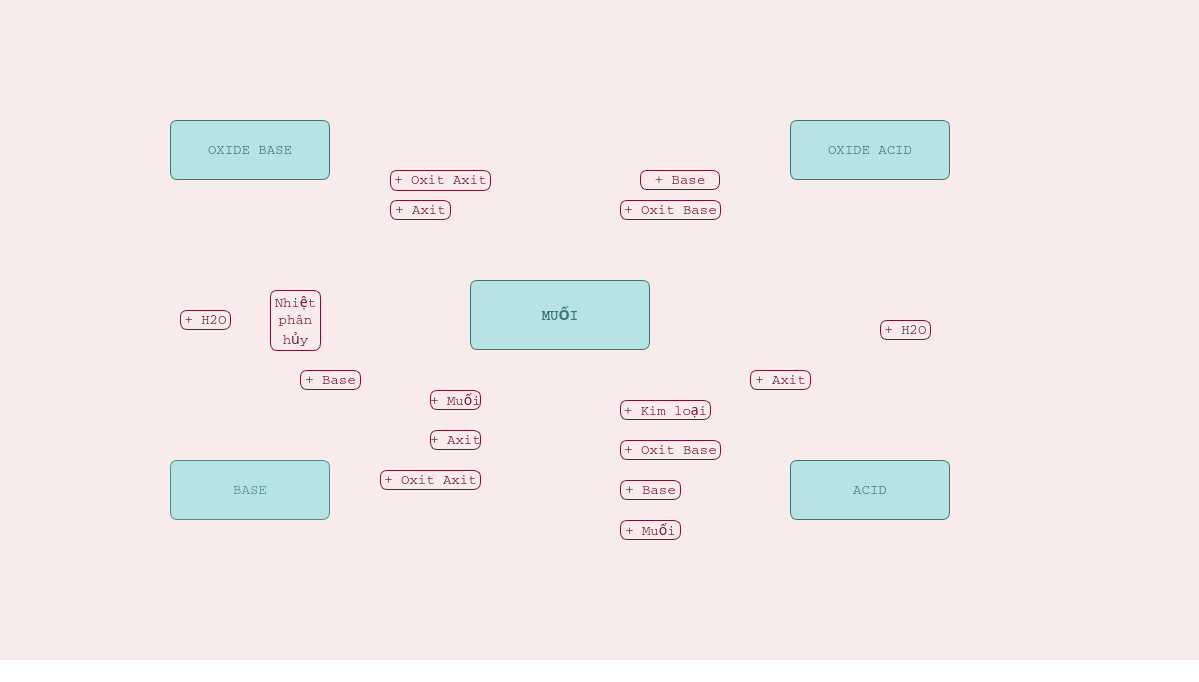
<?xml version="1.0" encoding="UTF-8"?>
<ui version="4.0">
 <class>MindMapWindow</class>
 <widget class="QMainWindow" name="MindMapWindow">
  <property name="geometry">
   <rect>
    <x>0</x>
    <y>0</y>
    <width>1199</width>
    <height>682</height>
   </rect>
  </property>
  <property name="windowTitle">
   <string>Mind Map</string>
  </property>
  <property name="styleSheet">
   <string notr="true">font-family: Courier, sans-serif;
font-size: 14px;
background-color:transparent</string>
  </property>
  <widget class="QWidget" name="centralwidget">
   <property name="styleSheet">
    <string notr="true">background-color: #f7ebeb;</string>
   </property>
   <widget class="QLabel" name="lblOxideBase">
    <property name="geometry">
     <rect>
      <x>170</x>
      <y>120</y>
      <width>160</width>
      <height>60</height>
     </rect>
    </property>
    <property name="styleSheet">
     <string notr="true">background-color: #b7e3e2; border-radius:8px; font: bold 14pt &quot;Montserrat&quot;;color:#3d7574;border: 1px solid #3d7574;
border-radius: 7px;</string>
    </property>
    <property name="text">
     <string>OXIDE BASE</string>
    </property>
    <property name="alignment">
     <set>Qt::AlignCenter</set>
    </property>
   </widget>
   <widget class="QLabel" name="lblOxideAcid">
    <property name="geometry">
     <rect>
      <x>790</x>
      <y>120</y>
      <width>160</width>
      <height>60</height>
     </rect>
    </property>
    <property name="styleSheet">
     <string notr="true">background-color: #b7e3e2; border-radius:8px; font: bold 14pt &quot;Montserrat&quot;;color:#3d7574;border: 1px solid #3d7574;
border-radius: 7px;</string>
    </property>
    <property name="text">
     <string>OXIDE ACID</string>
    </property>
    <property name="alignment">
     <set>Qt::AlignCenter</set>
    </property>
   </widget>
   <widget class="QLabel" name="lblBase">
    <property name="geometry">
     <rect>
      <x>170</x>
      <y>460</y>
      <width>160</width>
      <height>60</height>
     </rect>
    </property>
    <property name="styleSheet">
     <string notr="true">background-color: #b7e3e2; border-radius:8px; font: bold 14pt &quot;Montserrat&quot;;color:#4c8c8b;border: 1px solid #4c8c8b;
border-radius: 7px;</string>
    </property>
    <property name="text">
     <string>BASE</string>
    </property>
    <property name="alignment">
     <set>Qt::AlignCenter</set>
    </property>
   </widget>
   <widget class="QLabel" name="lblAcid">
    <property name="geometry">
     <rect>
      <x>790</x>
      <y>460</y>
      <width>160</width>
      <height>60</height>
     </rect>
    </property>
    <property name="styleSheet">
     <string notr="true">background-color: #b7e3e2; border-radius:8px; font: bold 14pt &quot;Montserrat&quot;;color:#3d7574;border: 1px solid #3d7574;
border-radius: 7px;</string>
    </property>
    <property name="text">
     <string>ACID</string>
    </property>
    <property name="alignment">
     <set>Qt::AlignCenter</set>
    </property>
   </widget>
   <widget class="QLabel" name="lblMuoi">
    <property name="geometry">
     <rect>
      <x>470</x>
      <y>280</y>
      <width>180</width>
      <height>70</height>
     </rect>
    </property>
    <property name="font">
     <font>
      <family>Montserrat</family>
      <pointsize>14</pointsize>
      <weight>75</weight>
      <italic>false</italic>
      <bold>true</bold>
     </font>
    </property>
    <property name="styleSheet">
     <string notr="true">background-color: #b7e3e2; border-radius:8px; font: bold 14pt &quot;Montserrat&quot;;color:#3d7574;border: 1px solid #3d7574;
border-radius: 7px;</string>
    </property>
    <property name="text">
     <string>MUỐI</string>
    </property>
    <property name="alignment">
     <set>Qt::AlignCenter</set>
    </property>
   </widget>
   <widget class="QLabel" name="arrow_top_left_to_center">
    <property name="geometry">
     <rect>
      <x>320</x>
      <y>190</y>
      <width>151</width>
      <height>91</height>
     </rect>
    </property>
    <property name="styleSheet">
     <string notr="true">background-color:transparent</string>
    </property>
    <property name="pixmap">
     <pixmap>arrow3.png</pixmap>
    </property>
    <property name="scaledContents">
     <bool>true</bool>
    </property>
   </widget>
   <widget class="QLabel" name="arrow_top_right_to_center">
    <property name="geometry">
     <rect>
      <x>650</x>
      <y>190</y>
      <width>141</width>
      <height>91</height>
     </rect>
    </property>
    <property name="styleSheet">
     <string notr="true">background-color:transparent</string>
    </property>
    <property name="pixmap">
     <pixmap>arrow2.png</pixmap>
    </property>
    <property name="scaledContents">
     <bool>true</bool>
    </property>
   </widget>
   <widget class="QLabel" name="arrow_bottom_left_to_center">
    <property name="geometry">
     <rect>
      <x>320</x>
      <y>340</y>
      <width>151</width>
      <height>91</height>
     </rect>
    </property>
    <property name="styleSheet">
     <string notr="true">background-color:transparent</string>
    </property>
    <property name="pixmap">
     <pixmap>arrow4.png</pixmap>
    </property>
    <property name="scaledContents">
     <bool>true</bool>
    </property>
   </widget>
   <widget class="QLabel" name="arrow_bottom_right_to_center">
    <property name="geometry">
     <rect>
      <x>650</x>
      <y>360</y>
      <width>161</width>
      <height>91</height>
     </rect>
    </property>
    <property name="styleSheet">
     <string notr="true">background-color:transparent</string>
    </property>
    <property name="pixmap">
     <pixmap>arrow1.png</pixmap>
    </property>
    <property name="scaledContents">
     <bool>true</bool>
    </property>
   </widget>
   <widget class="QLabel" name="lblPlusAcidTL">
    <property name="geometry">
     <rect>
      <x>390</x>
      <y>200</y>
      <width>61</width>
      <height>20</height>
     </rect>
    </property>
    <property name="styleSheet">
     <string notr="true">background-color:#f7ebeb;
color:#751330;
border: 1px solid #751330;
border-radius: 7px;</string>
    </property>
    <property name="text">
     <string>+ Axit</string>
    </property>
    <property name="alignment">
     <set>Qt::AlignCenter</set>
    </property>
   </widget>
   <widget class="QLabel" name="lblPlusBaseTR">
    <property name="geometry">
     <rect>
      <x>640</x>
      <y>170</y>
      <width>80</width>
      <height>20</height>
     </rect>
    </property>
    <property name="styleSheet">
     <string notr="true">background-color:#f7ebeb;
color:#751330;
border: 1px solid #751330;
border-radius: 7px;</string>
    </property>
    <property name="text">
     <string>+ Base</string>
    </property>
    <property name="alignment">
     <set>Qt::AlignCenter</set>
    </property>
   </widget>
   <widget class="QLabel" name="lblPlusBaseBL">
    <property name="geometry">
     <rect>
      <x>430</x>
      <y>390</y>
      <width>51</width>
      <height>20</height>
     </rect>
    </property>
    <property name="styleSheet">
     <string notr="true">background-color:#f7ebeb;
color:#751330;
border: 1px solid #751330;
border-radius: 7px;</string>
    </property>
    <property name="text">
     <string>+ Muối</string>
    </property>
    <property name="alignment">
     <set>Qt::AlignCenter</set>
    </property>
   </widget>
   <widget class="QLabel" name="lblPlusKimloai">
    <property name="geometry">
     <rect>
      <x>620</x>
      <y>400</y>
      <width>91</width>
      <height>20</height>
     </rect>
    </property>
    <property name="styleSheet">
     <string notr="true">background-color:#f7ebeb;
color:#751330;
border: 1px solid #751330;
border-radius: 7px;</string>
    </property>
    <property name="text">
     <string>+ Kim loại</string>
    </property>
    <property name="alignment">
     <set>Qt::AlignCenter</set>
    </property>
   </widget>
   <widget class="QLabel" name="lblPlusAcidTL_2">
    <property name="geometry">
     <rect>
      <x>390</x>
      <y>170</y>
      <width>101</width>
      <height>21</height>
     </rect>
    </property>
    <property name="font">
     <font>
      <family>Courier,sans-serif</family>
      <pointsize>-1</pointsize>
     </font>
    </property>
    <property name="styleSheet">
     <string notr="true">background-color:#f7ebeb;
color:#751330;
border: 1px solid #751330;
border-radius: 7px;</string>
    </property>
    <property name="text">
     <string>+ Oxit Axit</string>
    </property>
    <property name="alignment">
     <set>Qt::AlignCenter</set>
    </property>
   </widget>
   <widget class="QLabel" name="lblPlusBaseTR_2">
    <property name="geometry">
     <rect>
      <x>620</x>
      <y>200</y>
      <width>101</width>
      <height>20</height>
     </rect>
    </property>
    <property name="styleSheet">
     <string notr="true">background-color:#f7ebeb;
color:#751330;
border: 1px solid #751330;
border-radius: 7px;</string>
    </property>
    <property name="text">
     <string>+ Oxit Base</string>
    </property>
    <property name="alignment">
     <set>Qt::AlignCenter</set>
    </property>
   </widget>
   <widget class="QLabel" name="lblPlusAcidTL_3">
    <property name="geometry">
     <rect>
      <x>430</x>
      <y>430</y>
      <width>51</width>
      <height>20</height>
     </rect>
    </property>
    <property name="styleSheet">
     <string notr="true">background-color:#f7ebeb;
color:#751330;
border: 1px solid #751330;
border-radius: 7px;</string>
    </property>
    <property name="text">
     <string>+ Axit</string>
    </property>
    <property name="alignment">
     <set>Qt::AlignCenter</set>
    </property>
   </widget>
   <widget class="QLabel" name="lblPlusAcidTL_4">
    <property name="geometry">
     <rect>
      <x>380</x>
      <y>470</y>
      <width>101</width>
      <height>20</height>
     </rect>
    </property>
    <property name="font">
     <font>
      <family>Courier,sans-serif</family>
      <pointsize>-1</pointsize>
     </font>
    </property>
    <property name="styleSheet">
     <string notr="true">background-color:#f7ebeb;
color:#751330;
border: 1px solid #751330;
border-radius: 7px;</string>
    </property>
    <property name="text">
     <string>+ Oxit Axit</string>
    </property>
    <property name="alignment">
     <set>Qt::AlignCenter</set>
    </property>
   </widget>
   <widget class="QLabel" name="arrow_top_right_to_center_2">
    <property name="geometry">
     <rect>
      <x>310</x>
      <y>340</y>
      <width>151</width>
      <height>91</height>
     </rect>
    </property>
    <property name="styleSheet">
     <string notr="true">background-color:transparent</string>
    </property>
    <property name="pixmap">
     <pixmap>arrow2.png</pixmap>
    </property>
    <property name="scaledContents">
     <bool>true</bool>
    </property>
   </widget>
   <widget class="QLabel" name="lblPlusBaseTR_3">
    <property name="geometry">
     <rect>
      <x>300</x>
      <y>370</y>
      <width>61</width>
      <height>20</height>
     </rect>
    </property>
    <property name="styleSheet">
     <string notr="true">background-color:#f7ebeb;
color:#751330;
border: 1px solid #751330;
border-radius: 7px;</string>
    </property>
    <property name="text">
     <string>+ Base</string>
    </property>
    <property name="alignment">
     <set>Qt::AlignCenter</set>
    </property>
   </widget>
   <widget class="QLabel" name="lblPlusBaseTR_4">
    <property name="geometry">
     <rect>
      <x>620</x>
      <y>440</y>
      <width>101</width>
      <height>20</height>
     </rect>
    </property>
    <property name="styleSheet">
     <string notr="true">background-color:#f7ebeb;
color:#751330;
border: 1px solid #751330;
border-radius: 7px;</string>
    </property>
    <property name="text">
     <string>+ Oxit Base</string>
    </property>
    <property name="alignment">
     <set>Qt::AlignCenter</set>
    </property>
   </widget>
   <widget class="QLabel" name="lblPlusBaseTR_5">
    <property name="geometry">
     <rect>
      <x>620</x>
      <y>480</y>
      <width>61</width>
      <height>20</height>
     </rect>
    </property>
    <property name="styleSheet">
     <string notr="true">background-color:#f7ebeb;
color:#751330;
border: 1px solid #751330;
border-radius: 7px;</string>
    </property>
    <property name="text">
     <string>+ Base</string>
    </property>
    <property name="alignment">
     <set>Qt::AlignCenter</set>
    </property>
   </widget>
   <widget class="QLabel" name="lblPlusBaseBL_2">
    <property name="geometry">
     <rect>
      <x>620</x>
      <y>520</y>
      <width>61</width>
      <height>20</height>
     </rect>
    </property>
    <property name="styleSheet">
     <string notr="true">background-color:#f7ebeb;
color:#751330;
border: 1px solid #751330;
border-radius: 7px;</string>
    </property>
    <property name="text">
     <string>+ Muối</string>
    </property>
    <property name="alignment">
     <set>Qt::AlignCenter</set>
    </property>
   </widget>
   <widget class="QLabel" name="lblPlusAcidTL_5">
    <property name="geometry">
     <rect>
      <x>750</x>
      <y>370</y>
      <width>61</width>
      <height>20</height>
     </rect>
    </property>
    <property name="styleSheet">
     <string notr="true">background-color:#f7ebeb;
color:#751330;
border: 1px solid #751330;
border-radius: 7px;</string>
    </property>
    <property name="text">
     <string>+ Axit</string>
    </property>
    <property name="alignment">
     <set>Qt::AlignCenter</set>
    </property>
   </widget>
   <widget class="QLabel" name="arrow_top_right_to_center_3">
    <property name="geometry">
     <rect>
      <x>850</x>
      <y>200</y>
      <width>41</width>
      <height>251</height>
     </rect>
    </property>
    <property name="styleSheet">
     <string notr="true">background-color:transparent</string>
    </property>
    <property name="pixmap">
     <pixmap>arrow5.png</pixmap>
    </property>
    <property name="scaledContents">
     <bool>true</bool>
    </property>
   </widget>
   <widget class="QLabel" name="arrow_top_right_to_center_4">
    <property name="geometry">
     <rect>
      <x>230</x>
      <y>190</y>
      <width>41</width>
      <height>251</height>
     </rect>
    </property>
    <property name="styleSheet">
     <string notr="true">background-color:transparent</string>
    </property>
    <property name="pixmap">
     <pixmap>arrow6.png</pixmap>
    </property>
    <property name="scaledContents">
     <bool>true</bool>
    </property>
   </widget>
   <widget class="QLabel" name="arrow_top_right_to_center_5">
    <property name="geometry">
     <rect>
      <x>220</x>
      <y>190</y>
      <width>41</width>
      <height>251</height>
     </rect>
    </property>
    <property name="styleSheet">
     <string notr="true">background-color:transparent</string>
    </property>
    <property name="pixmap">
     <pixmap>arrow5.png</pixmap>
    </property>
    <property name="scaledContents">
     <bool>true</bool>
    </property>
   </widget>
   <widget class="QLabel" name="lblPlusBaseTR_6">
    <property name="geometry">
     <rect>
      <x>880</x>
      <y>320</y>
      <width>51</width>
      <height>20</height>
     </rect>
    </property>
    <property name="styleSheet">
     <string notr="true">background-color:#f7ebeb;
color:#751330;
border: 1px solid #751330;
border-radius: 7px;</string>
    </property>
    <property name="text">
     <string>+ H2O</string>
    </property>
    <property name="alignment">
     <set>Qt::AlignCenter</set>
    </property>
   </widget>
   <widget class="QLabel" name="lblPlusBaseTR_7">
    <property name="geometry">
     <rect>
      <x>180</x>
      <y>310</y>
      <width>51</width>
      <height>20</height>
     </rect>
    </property>
    <property name="styleSheet">
     <string notr="true">background-color:#f7ebeb;
color:#751330;
border: 1px solid #751330;
border-radius: 7px;</string>
    </property>
    <property name="text">
     <string>+ H2O</string>
    </property>
    <property name="alignment">
     <set>Qt::AlignCenter</set>
    </property>
   </widget>
   <widget class="QLabel" name="lblPlusBaseTR_8">
    <property name="geometry">
     <rect>
      <x>270</x>
      <y>290</y>
      <width>51</width>
      <height>61</height>
     </rect>
    </property>
    <property name="styleSheet">
     <string notr="true">background-color:#f7ebeb;
color:#751330;
border: 1px solid #751330;
border-radius: 7px;</string>
    </property>
    <property name="text">
     <string>Nhiệt 
phân 
hủy</string>
    </property>
    <property name="alignment">
     <set>Qt::AlignCenter</set>
    </property>
   </widget>
   <widget class="QLabel" name="arrow_top_left_to_center_2">
    <property name="geometry">
     <rect>
      <x>660</x>
      <y>360</y>
      <width>161</width>
      <height>91</height>
     </rect>
    </property>
    <property name="styleSheet">
     <string notr="true">background-color:transparent</string>
    </property>
    <property name="pixmap">
     <pixmap>arrow3.png</pixmap>
    </property>
    <property name="scaledContents">
     <bool>true</bool>
    </property>
   </widget>
   <zorder>arrow_top_left_to_center_2</zorder>
   <zorder>lblOxideBase</zorder>
   <zorder>lblOxideAcid</zorder>
   <zorder>lblBase</zorder>
   <zorder>lblAcid</zorder>
   <zorder>lblMuoi</zorder>
   <zorder>arrow_top_left_to_center</zorder>
   <zorder>arrow_top_right_to_center</zorder>
   <zorder>arrow_bottom_left_to_center</zorder>
   <zorder>arrow_bottom_right_to_center</zorder>
   <zorder>lblPlusAcidTL</zorder>
   <zorder>lblPlusBaseTR</zorder>
   <zorder>lblPlusAcidTL_2</zorder>
   <zorder>lblPlusBaseTR_2</zorder>
   <zorder>arrow_top_right_to_center_2</zorder>
   <zorder>lblPlusBaseTR_3</zorder>
   <zorder>lblPlusAcidTL_5</zorder>
   <zorder>arrow_top_right_to_center_3</zorder>
   <zorder>arrow_top_right_to_center_4</zorder>
   <zorder>arrow_top_right_to_center_5</zorder>
   <zorder>lblPlusBaseTR_6</zorder>
   <zorder>lblPlusBaseTR_7</zorder>
   <zorder>lblPlusBaseTR_8</zorder>
   <zorder>lblPlusAcidTL_3</zorder>
   <zorder>lblPlusAcidTL_4</zorder>
   <zorder>lblPlusBaseBL</zorder>
   <zorder>lblPlusKimloai</zorder>
   <zorder>lblPlusBaseBL_2</zorder>
   <zorder>lblPlusBaseTR_4</zorder>
   <zorder>lblPlusBaseTR_5</zorder>
  </widget>
  <widget class="QStatusBar" name="statusbar"/>
 </widget>
 <resources/>
 <connections/>
</ui>
